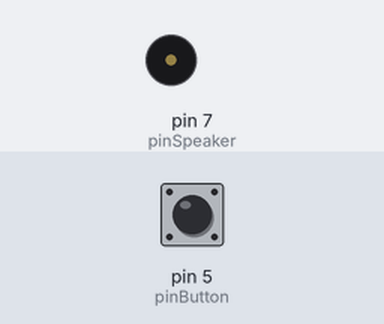
This sketch was run on a simulated Arduino Uno, built with avr-gcc and run on an emulated ATmega328P. On the bench: buzzer (waves = sounding). Inputs (shaded band) come from the test bench; at power-on: pin 5 (pinButton) LOW. What the sketch prints to the serial monitor is not drawn.

Above: at 1.2 s.
1.3 s: pin 5 (pinButton) pulled HIGH for 0.15 s
At 1.37 s:
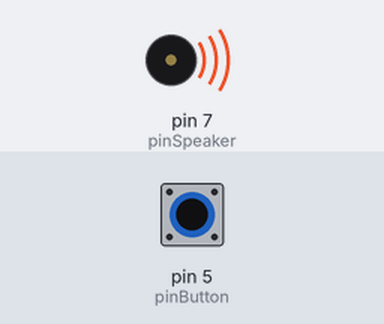
2.9 s: pin 5 (pinButton) pulled HIGH for 3.2 s
At 7.1 s:
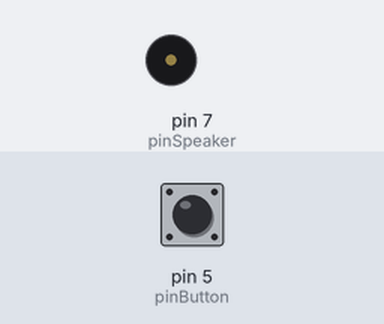
Timing chart, 0 to 8.6 s (numbered marks = the images above; inputs shaded):
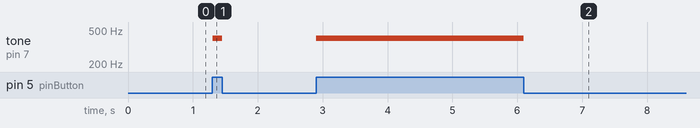

Measured:
- after the input at 1.3 s, tone on pin 7 (pinSpeaker): silent → 400 Hz at once, → silent 0.15 s later
- after the input at 2.9 s, tone on pin 7 (pinSpeaker): silent → 400 Hz at once, → silent 3.2 s later

The sketch:

challenge_tiltSensor_05.ino
```cpp
int pinButton = 5;
int pinSpeaker = 7;

void setup()
{
  Serial.begin(9600);
  pinMode(pinButton, INPUT);
}

void loop()
{
  int buttonState = digitalRead(pinButton);

  if (buttonState == HIGH)
  {
    tone(pinSpeaker, 400);
  }
  else
  {
    noTone(pinSpeaker);
  }

  Serial.println(buttonState);
}
```
